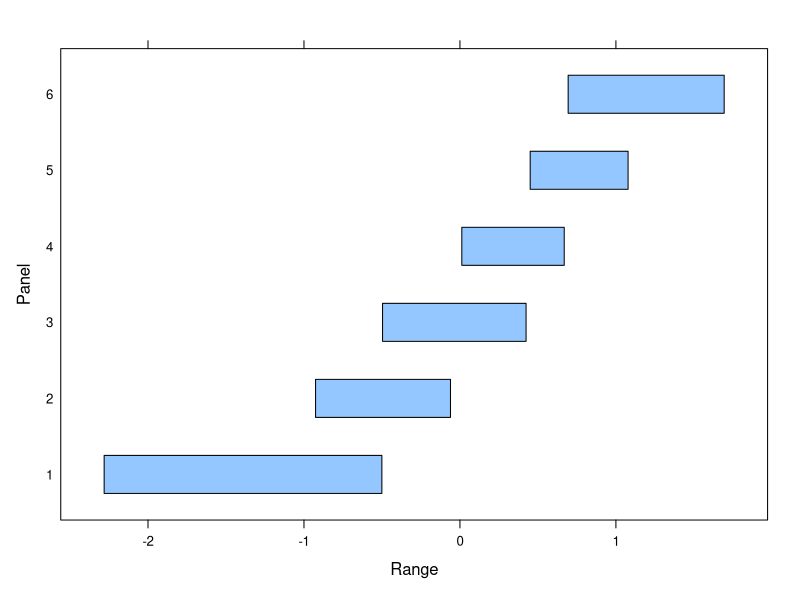

This figure's R source:
library(lattice)


### Name: C_07_shingles
### Title: shingles
### Aliases: equal.count plot.shingle print.shingle
###   as.character.shingleLevel print.shingleLevel summary.shingle
###   as.data.frame.shingle as.factorOrShingle as.shingle [.shingle
###   is.shingle shingle
### Keywords: print hplot methods classes

### ** Examples

z <- equal.count(rnorm(50))
plot(z)
print(z)
print(levels(z))
## Don't show: 
data.frame(x = equal.count(rnorm(100)), y = rnorm(100))
## End(Don't show)
